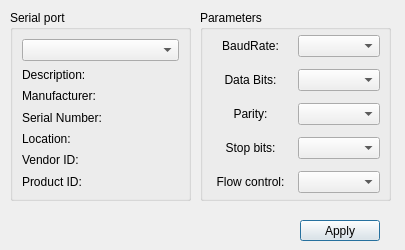
<?xml version="1.0" encoding="UTF-8"?>
<ui version="4.0">
 <class>portSettingsDialog</class>
 <widget class="QDialog" name="portSettingsDialog">
  <property name="geometry">
   <rect>
    <x>0</x>
    <y>0</y>
    <width>405</width>
    <height>250</height>
   </rect>
  </property>
  <property name="windowTitle">
   <string>Serial port settings</string>
  </property>
  <widget class="QGroupBox" name="selectSerialPortBox">
   <property name="geometry">
    <rect>
     <x>10</x>
     <y>10</y>
     <width>181</width>
     <height>191</height>
    </rect>
   </property>
   <property name="title">
    <string>Serial port</string>
   </property>
   <layout class="QVBoxLayout" name="verticalLayout">
    <item>
     <widget class="QComboBox" name="serialPortInfoListBox"/>
    </item>
    <item>
     <widget class="QLabel" name="descriptionLabel">
      <property name="text">
       <string>Description:</string>
      </property>
     </widget>
    </item>
    <item>
     <widget class="QLabel" name="manufacturerLabel">
      <property name="text">
       <string>Manufacturer:</string>
      </property>
     </widget>
    </item>
    <item>
     <widget class="QLabel" name="serialNumberLabel">
      <property name="text">
       <string>Serial Number:</string>
      </property>
     </widget>
    </item>
    <item>
     <widget class="QLabel" name="locationLabel">
      <property name="text">
       <string>Location:</string>
      </property>
     </widget>
    </item>
    <item>
     <widget class="QLabel" name="vidLabel">
      <property name="text">
       <string>Vendor ID:</string>
      </property>
     </widget>
    </item>
    <item>
     <widget class="QLabel" name="pidLabel">
      <property name="text">
       <string>Product ID:</string>
      </property>
     </widget>
    </item>
   </layout>
  </widget>
  <widget class="QGroupBox" name="groupBox">
   <property name="geometry">
    <rect>
     <x>200</x>
     <y>10</y>
     <width>191</width>
     <height>191</height>
    </rect>
   </property>
   <property name="title">
    <string>Parameters</string>
   </property>
   <widget class="QWidget" name="gridLayoutWidget">
    <property name="geometry">
     <rect>
      <x>9</x>
      <y>19</y>
      <width>171</width>
      <height>171</height>
     </rect>
    </property>
    <layout class="QGridLayout" name="gridLayout">
     <item row="0" column="0">
      <widget class="QLabel" name="baudRateLabel">
       <property name="text">
        <string>BaudRate:</string>
       </property>
       <property name="alignment">
        <set>Qt::AlignCenter</set>
       </property>
      </widget>
     </item>
     <item row="1" column="0">
      <widget class="QLabel" name="dataBitsLabel">
       <property name="text">
        <string>Data Bits:</string>
       </property>
       <property name="alignment">
        <set>Qt::AlignCenter</set>
       </property>
      </widget>
     </item>
     <item row="2" column="0">
      <widget class="QLabel" name="parityLabel">
       <property name="text">
        <string>Parity:</string>
       </property>
       <property name="alignment">
        <set>Qt::AlignCenter</set>
       </property>
      </widget>
     </item>
     <item row="3" column="0">
      <widget class="QLabel" name="stopBitsLabel">
       <property name="text">
        <string>Stop bits:</string>
       </property>
       <property name="alignment">
        <set>Qt::AlignCenter</set>
       </property>
      </widget>
     </item>
     <item row="4" column="0">
      <widget class="QLabel" name="flowControlLabel">
       <property name="text">
        <string>Flow control:</string>
       </property>
       <property name="alignment">
        <set>Qt::AlignCenter</set>
       </property>
      </widget>
     </item>
     <item row="4" column="1">
      <widget class="QComboBox" name="flowControlBox"/>
     </item>
     <item row="3" column="1">
      <widget class="QComboBox" name="stopBitsBox"/>
     </item>
     <item row="0" column="1">
      <widget class="QComboBox" name="baudRateBox"/>
     </item>
     <item row="1" column="1">
      <widget class="QComboBox" name="dataBitsBox"/>
     </item>
     <item row="2" column="1">
      <widget class="QComboBox" name="parityBox"/>
     </item>
    </layout>
   </widget>
  </widget>
  <widget class="QPushButton" name="ApplyButton">
   <property name="geometry">
    <rect>
     <x>300</x>
     <y>220</y>
     <width>80</width>
     <height>21</height>
    </rect>
   </property>
   <property name="text">
    <string>Apply</string>
   </property>
  </widget>
 </widget>
 <resources/>
 <connections/>
</ui>
